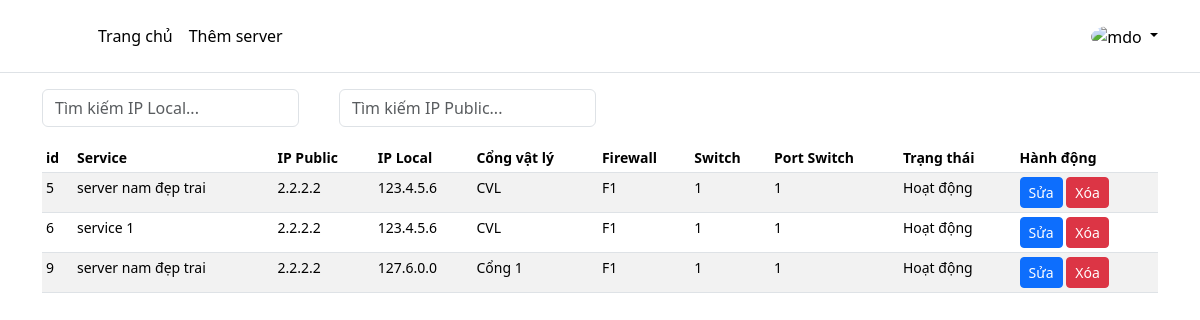
Before: / with the older database file.
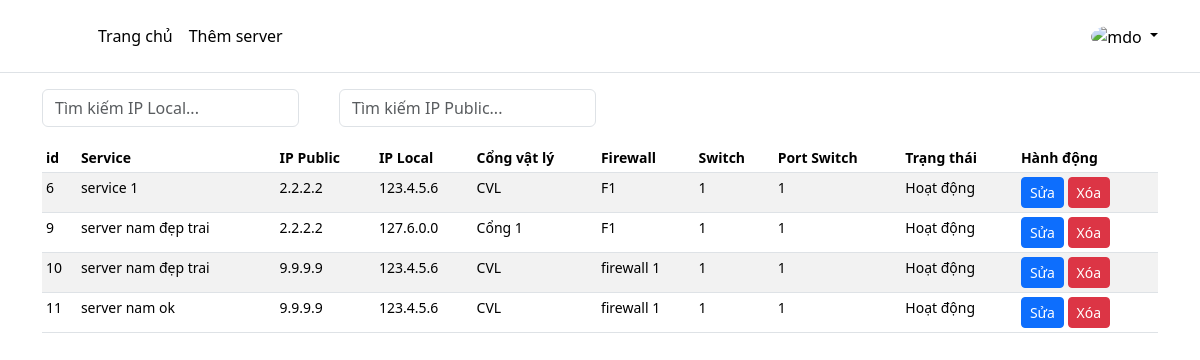
After: the same page with the newer database file.
### tables this page shows
CREATE TABLE `server` (
      `id`	INTEGER NOT NULL UNIQUE,
      `service`	TEXT,
      `ip_public`	varchar,
      `ip_local`	varchar,
      `physical_host`	varchar,
      `firewall`	varchar,
      `switch`	varchar,
      `port_switch`	varchar,
      `status`	INTEGER,
      PRIMARY KEY(`id` AUTOINCREMENT)
  );

### includes/database.php (called while the page is built, shortened)
<?php
$conn = new PDO('sqlite:'.$_SERVER['DOCUMENT_ROOT'].'/HAPROXY/data/database.sqlite');
$conn->setAttribute(PDO::ATTR_ERRMODE, PDO::ERRMODE_EXCEPTION);
function query($sql, $data = [],$check = false){
    global $conn;
    $result = false;
    try {
        $statement = $conn -> prepare($sql);
        if(!empty($data)){
            $result = $statement -> execute($data);
        }else{
            $result = $statement -> execute();
        }
    } catch (Exception $e) {
        echo $e ->getMessage() .'<br>';
        echo 'file: '.$e->getFile();
        echo 'line: '.$e->getLine();
    }
    if($check){
        return $statement;
    }
    return $result;
}
function getAll($sql){
    $result = query($sql, '',true);
    if(is_object($result)){
        $dataFetch = $result->fetchAll(PDO::FETCH_ASSOC);
    }
    return $dataFetch;
}

### index.php (the view, shortened to what this page needs)
<!DOCTYPE html>
<html lang="en">
<head>
    <link rel="stylesheet" href="https://cdnjs.cloudflare.com/ajax/libs/font-awesome/6.5.2/css/all.min.css">
    <link href="https://cdn.jsdelivr.net/npm/bootstrap@5.3.3/dist/css/bootstrap.min.css" rel="stylesheet">
</head>
<body>
<header class="p-3 mb-3 border-bottom">
    <div class="container">
        <div class="d-flex flex-wrap align-items-center justify-content-center justify-content-lg-start">
            <a href="/" class="d-flex align-items-center mb-2 mb-lg-0 link-body-emphasis text-decoration-none">
                <svg class="bi me-2" width="40" height="32" role="img" aria-label="Bootstrap"><use xlink:href="#bootstrap"></use></svg>
            </a>
            <ul class="nav col-12 col-lg-auto me-lg-auto mb-2 justify-content-center mb-md-0">
                <li><a href="index.php" class="nav-link px-2 link-body-emphasis">Trang chủ</a></li>
                <li><a href="add.php" class="nav-link px-2 link-body-emphasis">Thêm server</a></li>
            </ul>
            <div class="dropdown text-end">
                <a href="#" class="d-block link-body-emphasis text-decoration-none dropdown-toggle" data-bs-toggle="dropdown" aria-expanded="false">
                    <img src="https://github.com/mdo.png" alt="mdo" width="32" height="32" class="rounded-circle">
                </a>
            </div>
        </div>
    </div>
</header>
<?php
include './includes/database.php';
$listServer = getAll('SELECT * FROM `server`');
?>
<div class="container">
    <div class="row">
    <form class="col-md-6 col-lg-auto mb-3 mb-lg-0 me-lg-3">
        <input type="search" class="form-control mb-3" placeholder="Tìm kiếm IP Local..." id="searchIpLocal" aria-label="Search IP Local">
    </form>
    <form class="col-md-6 col-lg-auto mb-3 mb-lg-0 me-lg-3">
        <input type="search" class="form-control mb-3" placeholder="Tìm kiếm IP Public..." id="searchIpPublic" aria-label="Search IP Public">
    </form>
    </div>
    <div class="table-responsive small">
        <table class="table table-striped table-sm" id="serverTable">
        <thead>
        <tr>
            <th data-sort="id">id</th>
            <th data-sort="service">Service</th>
            <th data-sort="ip_public">IP Public</th>
            <th data-sort="ip_local">IP Local</th>
            <th data-sort="physical_host">Cổng vật lý</th>
            <th data-sort="firewall">Firewall</th>
            <th data-sort="switch">Switch</th>
            <th data-sort="port_switch">Port Switch</th>
            <th data-sort="status">Trạng thái</th>
            <th>Hành động</th>
        </tr>
    </thead>
    <tbody>
        <?php foreach ($listServer as $row): ?>
        <tr>
            <td data-col="id"><?php echo $row['id']; ?></td>
            <td data-col="service"><?php echo $row['service']; ?></td>
            <td data-col="ip_public"><?php echo $row['ip_public']; ?></td>
            <td data-col="ip_local"><?php echo $row['ip_local']; ?></td>
            <td data-col="physical_host"><?php echo $row['physical_host']; ?></td>
            <td data-col="firewall"><?php echo $row['firewall']; ?></td>
            <td data-col="switch"><?php echo $row['switch']; ?></td>
            <td data-col="port_switch"><?php echo $row['port_switch']; ?></td>
            <td data-col="status"><?php echo $row['status'] == 0 ? "Hoạt động" : "Không hoạt động"; ?></td>
            <td>
              <a href="edit.php?id=<?php echo $row['id']; ?>" class="btn btn-primary btn-sm">Sửa</a>
              <button class="btn btn-danger btn-sm delete-btn" data-bs-toggle="modal" data-bs-target="#deleteModal" data-id="<?php echo $row['id']; ?>">Xóa</button>
            </td>
        </tr>
        <?php endforeach; ?>
    </tbody>
        </table>
    </div>
</div>
</body>
</html>

Changed rows visible on the page:
removed server: id "5", service "server nam đẹp trai", ip_public "2.2.2.2", ip_local "123.4.5.6", physical_host "CVL", firewall "F1", switch "1", port_switch "1", status "Hoạt động"
added server: id "10", service "server nam đẹp trai", ip_public "9.9.9.9", ip_local "123.4.5.6", physical_host "CVL", firewall "firewall 1", switch "1", port_switch "1", status "Hoạt động"
added server: id "11", service "server nam ok", ip_public "9.9.9.9", ip_local "123.4.5.6", physical_host "CVL", firewall "firewall 1", switch "1", port_switch "1", status "Hoạt động"
